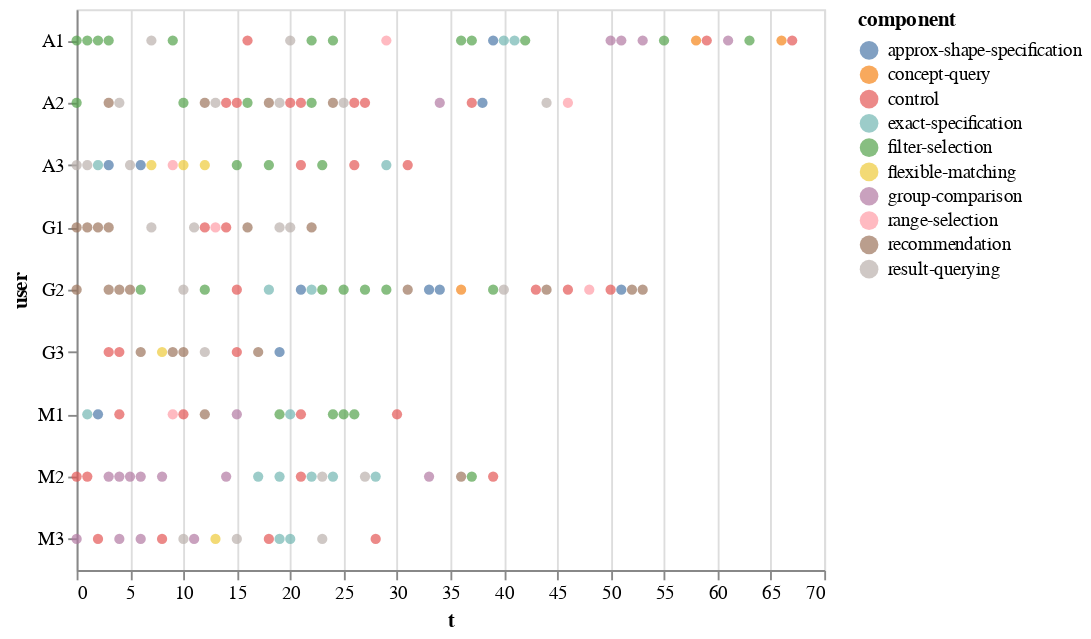

Source (notebook cell):
### Code cell
alt.Chart(df_component).mark_circle().encode(        
    color='component',
    y="user",
    x='t'
)

### Figure 1 — Vega-Lite specification as saved in the notebook (floating-point values rounded to 4 significant figures; data arrays with more than 128 entries replaced by an {"elided": "..."} marker saying what was removed)
{"$schema": "https://vega.github.io/schema/vega-lite/v2.6.0.json", "config": {"view": {"height": 300, "width": 400}}, "data": {"name": "data-0ef16ab4849f728d5bc2ec6286f64467"}, "datasets": {"data-0ef16ab4849f728d5bc2ec6286f64467": {"elided": "167 records"}}, "encoding": {"color": {"field": "component", "type": "nominal"}, "x": {"field": "t", "type": "quantitative"}, "y": {"field": "user", "type": "nominal"}}, "mark": "circle"}
